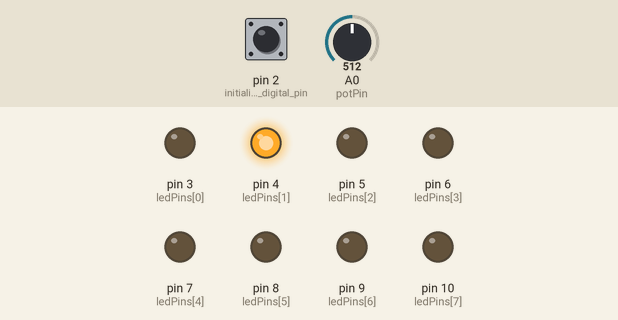
The sketch below on a simulated Arduino Uno, built with avr-gcc and run on an emulated ATmega328P. On the bench: output pins drawn as LEDs (lit = HIGH). Dashed ring = blinking. The inputs (shaded band) are chosen by the test bench; at power-on: A0 (potPin) = 512, pin 2 (initializing_digital_pin) HIGH.

Above: at 1.2 s.
1.3 s: A0 (potPin) set to 306
At 2.12 s:
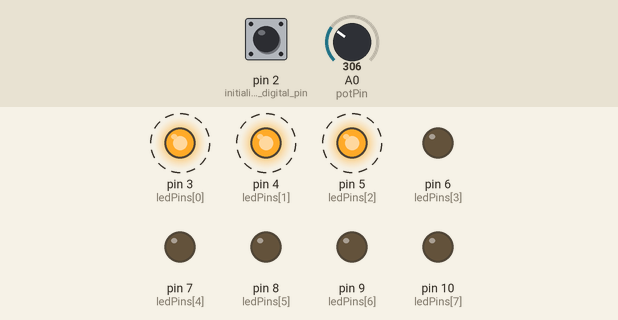
4.3 s: A0 (potPin) set to 122
At 4.8 s:
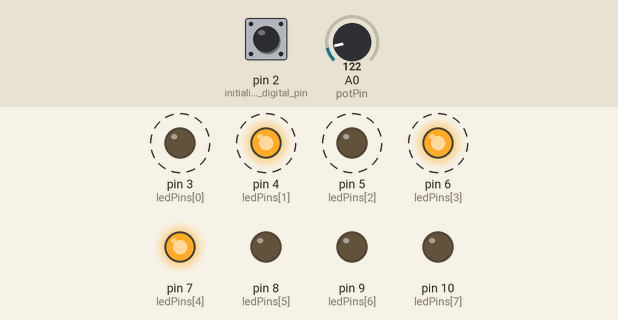
7.3 s: A0 (potPin) set to 0
At 8.07 s:
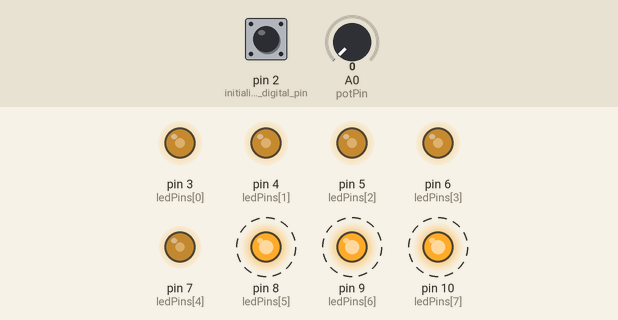
10.3 s: pin 2 (initializing_digital_pin) pulled LOW for 0.35 s
13.3 s: pin 2 (initializing_digital_pin) pulled LOW for 1 s
16.3 s: A0 (potPin) set to 1023
At 17.3 s:
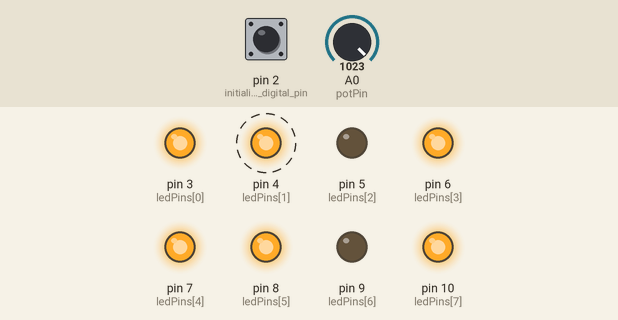
Timing chart, 0 to 22.6 s (numbered marks = the images above; inputs shaded):
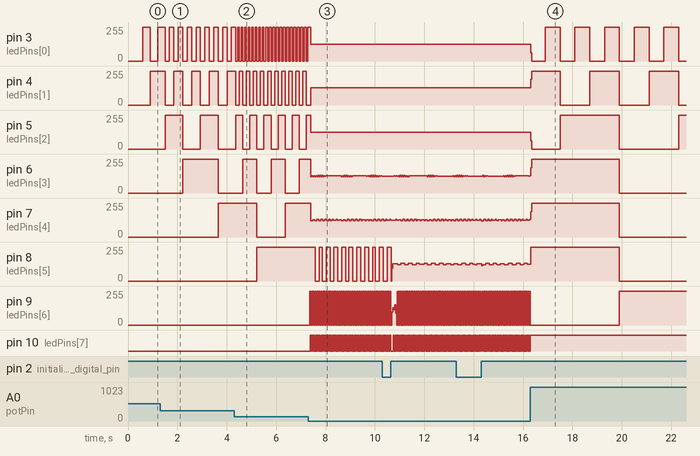

Measured:
- after the input at 1.3 s, pin 3 (ledPins[0]): alternates 255/255 for 0.18 s and 0/255 for 0.18 s, starting after 0.38 s; pin 4 (ledPins[1]): alternates 255/255 for 0.36 s and 0/255 for 0.36 s, starting after 0.56 s; pin 6 (ledPins[3]): 0/255 → 255/255 after 0.92 s instead of 1.4 s; pin 7 (ledPins[4]): 0/255 → 255/255 after 2.4 s
- after the input at 4.3 s, pin 3 (ledPins[0]): alternates 255/255 for 0.07 s and 0/255 for 0.07 s, starting after 0.14 s; pin 4 (ledPins[1]): alternates 255/255 for 0.14 s and 0/255 for 0.14 s, starting after 0.21 s
- after the input at 7.3 s, pin 10 (ledPins[7]): alternates HIGH for 0.03 s and LOW for 0.03 s, starting after 0.07 s
- after the input at 16.3 s, pin 3 (ledPins[0]): 127/255 → 61/255 at once, then repeats every 1.1 s: 0/255 0.54 s, 255/255 0.60 s; pin 4 (ledPins[1]): alternates 255/255 for 1.2 s and 0/255 for 1.2 s, starting at once
- by itself, pin 5 (ledPins[2]): alternates 255/255 for 0.72 s and 0/255 for 0.72 s

The sketch:

8bit-counter.ino
```cpp
/*     ----------------------------------------------
 *     |  Arduino 8bit counter                      |
 *     |  Potentometer .: 8 LED's :. Pushbutton     |
 *     ----------------------------------------------
 */

#define potPin A0                                                                       //Declaring A0 as potentiometer pin
#define pushBtn 2                                                                       //Declaring D2 as push button (intrrupt)

void reset();                                                                           //Declaring functions for intrrupt and counter
void binaryNum(int counter);

int ptr,speed;                                                                          //Declaring pointer (ptr) and speed (speed) variables to point and store the speed after converting analog value.
int counter=0;                                                                          //Declaring and initializing counter starting from 0
int ledPins[] = {3,4,5,6,7,8,9,10};

void setup()
{
    //Setting up each pin connected to an LED to output mode (pulling high (on) or low (off)

    for(ptr=0;ptr<8;ptr++)                                                              //loop will repeat eight times
      pinMode(ledPins[ptr],OUTPUT);                                                     //set each LED pin to output

    pinMode(2,INPUT_PULLUP);                                                            //initializing digital pin 2 as an input with the internal pull-up resistor enabled
                                                                                        //Reference: https://www.arduino.cc/en/Tutorial/DigitalPins
    attachInterrupt(digitalPinToInterrupt(pushBtn),reset,RISING);                       //Specifing pin 2 for external interrupt, and reset function is called when there is RISING (LOW to HIGH) at D2 pin
                                                                                        //Reference: https://www.arduino.cc/reference/en/language/functions/external-interrupts/attachinterrupt/
}


void loop()                                                                             //run code continuously
{
  speed=map(analogRead(potPin),0,1023,0,600);                                           //Reading analog value from potentiometer and converting values from 0-1023 to 0-600 using map function and storing it in speed
  delay(speed);                                                                         //Setting the speed of counter as per potentiometer input

    binaryNum(counter);                                                                 //Calling binaryNum function (binary to decimal converter)

    if(counter<256)                                                                     //Checking if counter is not exceeding 255
      counter++;                                                                        //Incrementing counter by 1
    else
      counter=0;                                                                        //If counter exceeds 255 setting it to 0 to start from initial state
}

void binaryNum(int counter)                                                             //Finction defination for binaryNum
{
    //This function converts decimal to binary and powers up the leds according to the binary number

    for(ptr=0;ptr<8;ptr++)                                                              //Loop runs for 8 times as it is 8bit counter
    {
        //This part of code digit by digit to binary and powers up
      if (counter%2)
        digitalWrite(ledPins[ptr],1);
      else
        digitalWrite(ledPins[ptr],0);
      counter=counter/2;
    }
}


void reset()                                                                            //Intrrupt function defination
{
    //This function gives an indication when reset button is pressed and resets counter to 0

    //This part of code is to indicate usage of reset button
    //Blinks all LED's twice to indicate the start of counting
    for(ptr=0;ptr<8;ptr++)
      digitalWrite(ledPins[ptr],1);
    delay(300);

    for(ptr=0;ptr<8;ptr++)
      digitalWrite(ledPins[ptr],0);
    delay(300);

    for(ptr=0;ptr<8;ptr++)
      digitalWrite(ledPins[ptr],1);
    delay(300);

    for(ptr=0;ptr<8;ptr++)
      digitalWrite(ledPins[ptr],0);
    delay(300);

    counter=0;                                                                          //Counter being reset to 0
}
```
